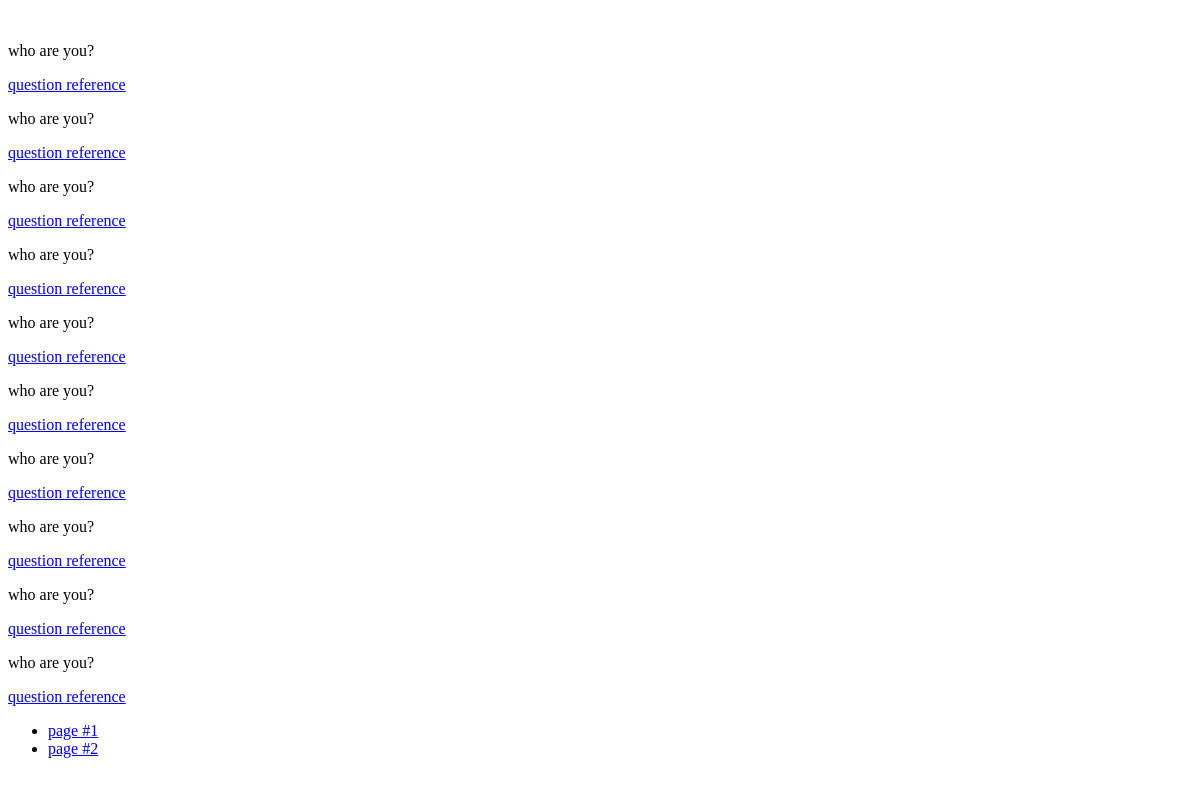
/, run on an earlier commit of the app's database.
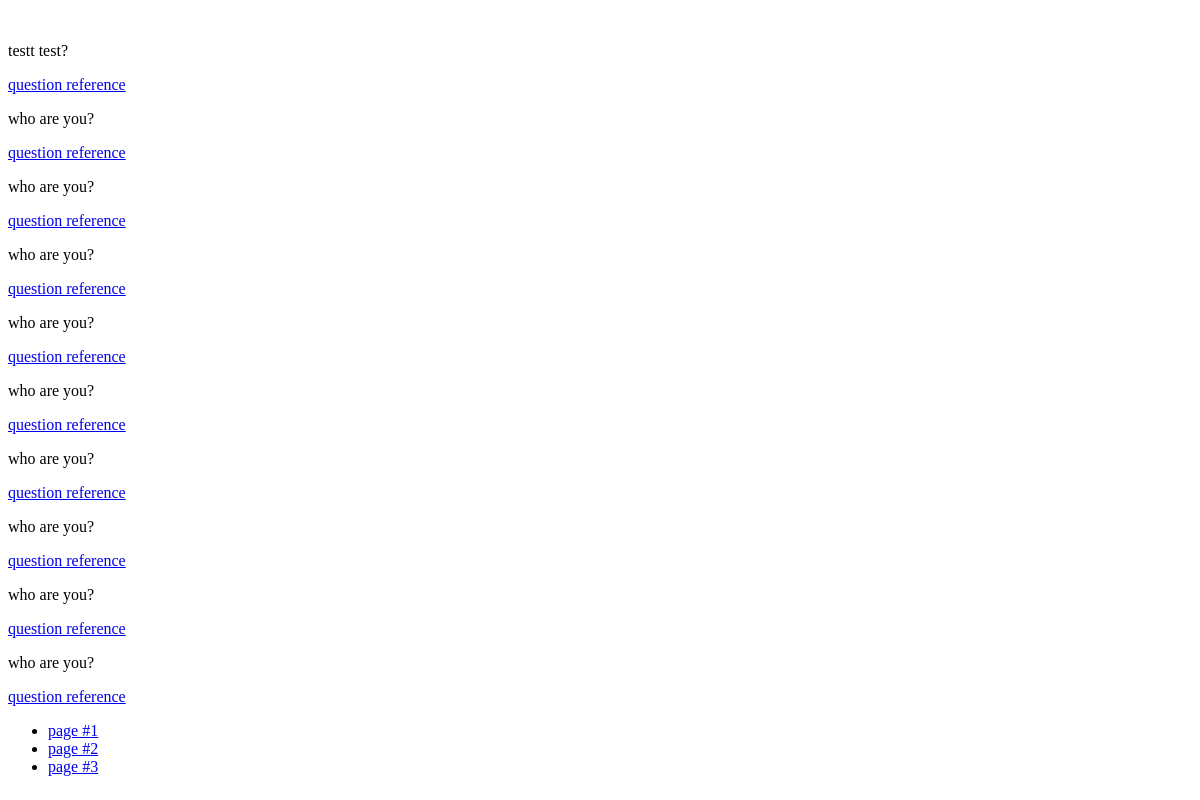
And on a later commit of the database.
### qa/models.py (models this page shows, shortened)
class Question(models.Model):
    title = models.CharField(max_length=255)
    text = models.TextField()
    added_at = models.DateTimeField(blank=True, auto_now_add=True)
    rating = models.IntegerField(default=0)
    author = models.ForeignKey(User, null=True, on_delete=models.DO_NOTHING, related_name="author")
    likes = models.ManyToManyField(User)
    objects = QuestionManager()

### qa/views.py (the view)
# urls.py: path('', index, name='index'),
@require_GET
def index(request):
    try:
        page = int(request.GET.get("page", 1))
    except ValueError:
        raise Http404
    paginator = Paginator(Question.objects.new(), 10)
    try:
        page = paginator.page(page)
    except EmptyPage:
        page = paginator.page(paginator.num_pages)
    return render(request, "new.html", {
        "questions": page.object_list,
        "paginator": paginator,
        "page": page,
        "page_base_url": "/?page=",
        "question_base_url": "/question/"
    })

### qa/models.py (called while the page is built)
    def new(self):
        return self.order_by('-added_at')

### ask/templates/new.html (shortened to what this page needs)
{% extends "base.html" %}
{% block content %}
    <br />
    {% for question in questions %}
        <p>{{ question.title }}</p>
        <a href="{{ question_base_url }}{{ question.pk }}">question reference</a>
    {% endfor %}
    <br />
    <nav>
        <ul class="pagination">
            {% for p in paginator.page_range %}
            {% if p == page.number %}
            <li class="active">
            {% else %}
            <li>
            {% endif %}
                <a href="{{ page_base_url }}{{ p }}">page #{{ p }}</a>
            </li>
        {% endfor %}
        </ul>
    </nav>
{% endblock %}

### ask/templates/base.html (shortened to what this page needs)
<!DOCTYPE html>
<html lang="en">
<head>
</head>
<body>
    {%block content%}{% endblock %}
</body>
</html>

What changed in the data, as far as the page shows it:
no longer on this page (row unchanged): Question: title "who are you?"
added Question: title "testt test?"
Also different on the page:
new list line: "page # 3"
